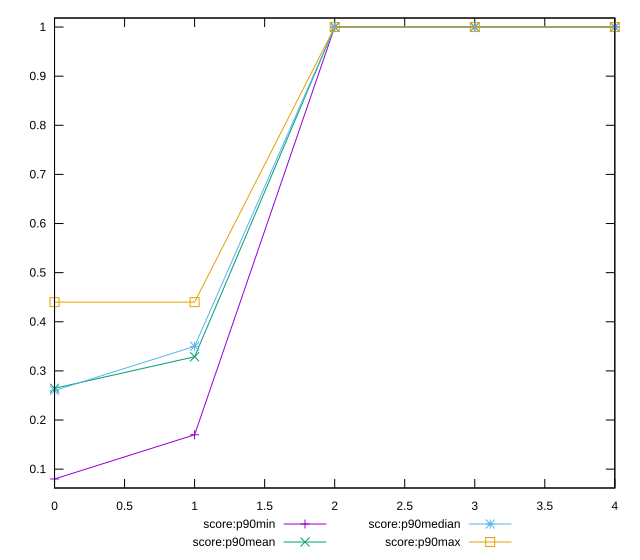

This figure's gnuplot source:
reset

$scoreP90Min <<EOF
0 0.08
1 0.17
2 1
3 1
4 1
EOF

$scoreP90Mean <<EOF
0 0.2646153846153847
1 0.32879120879120877
2 1
3 1
4 1
EOF

$scoreP90Median <<EOF
0 0.26
1 0.35
2 1
3 1
4 1
EOF

$scoreP90Max <<EOF
0 0.44
1 0.44
2 1
3 1
4 1
EOF

set key outside below
set xrange [0:4]
set yrange [0.0616:1.0184]
set trange [0.0616:1.0184]
set terminal svg size 640, 560 enhanced background rgb 'white'
set output "report_00009_2021-02-08T22-37-41.559Z/estimated-input-latency/progression/score.svg"

plot $scoreP90Min title "score:p90min" with linespoints, \
     $scoreP90Mean title "score:p90mean" with linespoints, \
     $scoreP90Median title "score:p90median" with linespoints, \
     $scoreP90Max title "score:p90max" with linespoints

reset
